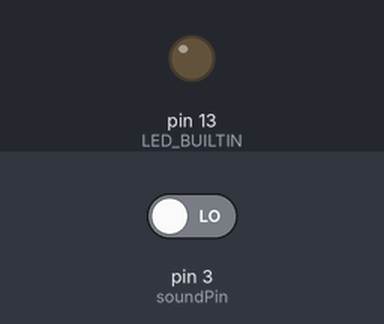
A sketch run on a simulated Arduino Uno, built with avr-gcc and run on an emulated ATmega328P. Parts: output pins drawn as LEDs (lit = HIGH). The test bench sets the inputs (shaded band); at power-on: pin 3 (soundPin) LOW.

Above: at 1.2 s.
1.3 s: pin 3 (soundPin) driven HIGH
At 2.7 s:
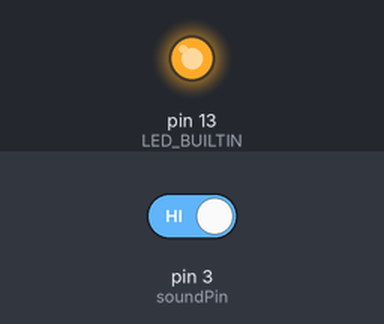
4.3 s: pin 3 (soundPin) driven LOW
At 5.7 s:
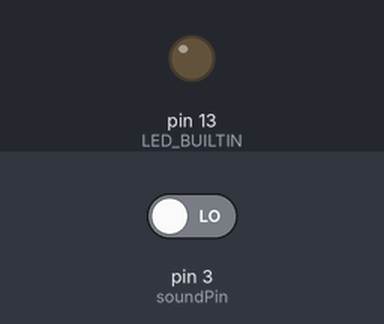
Timing chart, 0 to 7.3 s (numbered marks = the images above; inputs shaded):
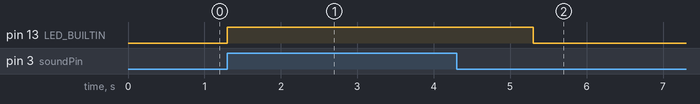

The sketch:

sound_sensor.ino
```cpp
const int soundPin = 3;
int sound = 0;

void setup() {
  pinMode(soundPin, INPUT);
  pinMode(LED_BUILTIN, OUTPUT);
  digitalWrite(LED_BUILTIN, LOW);
}

void loop() {
  sound = digitalRead(soundPin);
  if(sound != 0){
    digitalWrite(LED_BUILTIN, HIGH);
    delay(2000);
    digitalWrite(LED_BUILTIN, LOW);
  }
}
```

Measured:
- after the input at 1.3 s, pin 13 (LED_BUILTIN): LOW → HIGH at once
- after the input at 4.3 s, pin 13 (LED_BUILTIN): HIGH → LOW after 1.0 s
